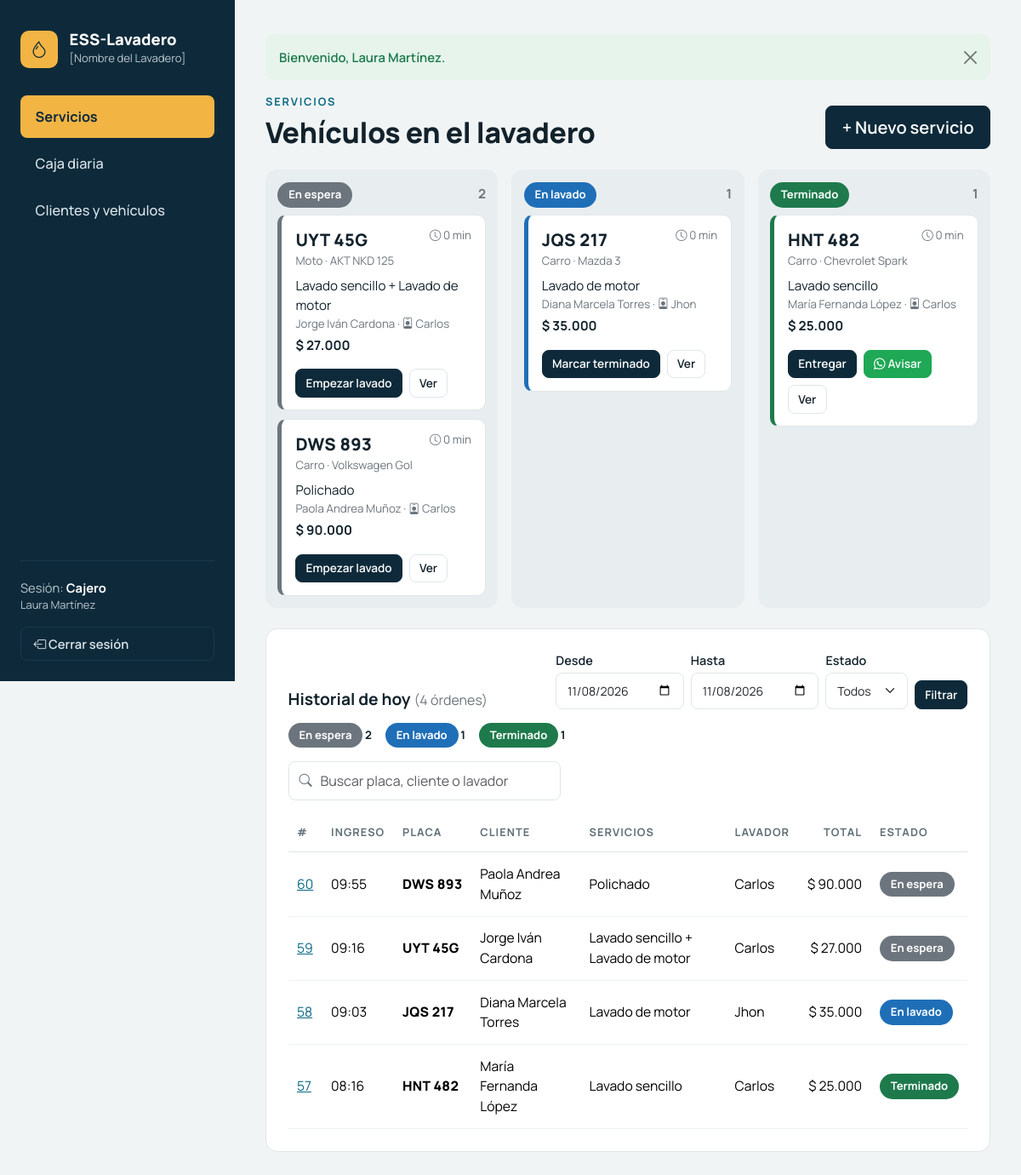
Before: /index.php?c=orden&a=index (signed in) with the older database file.
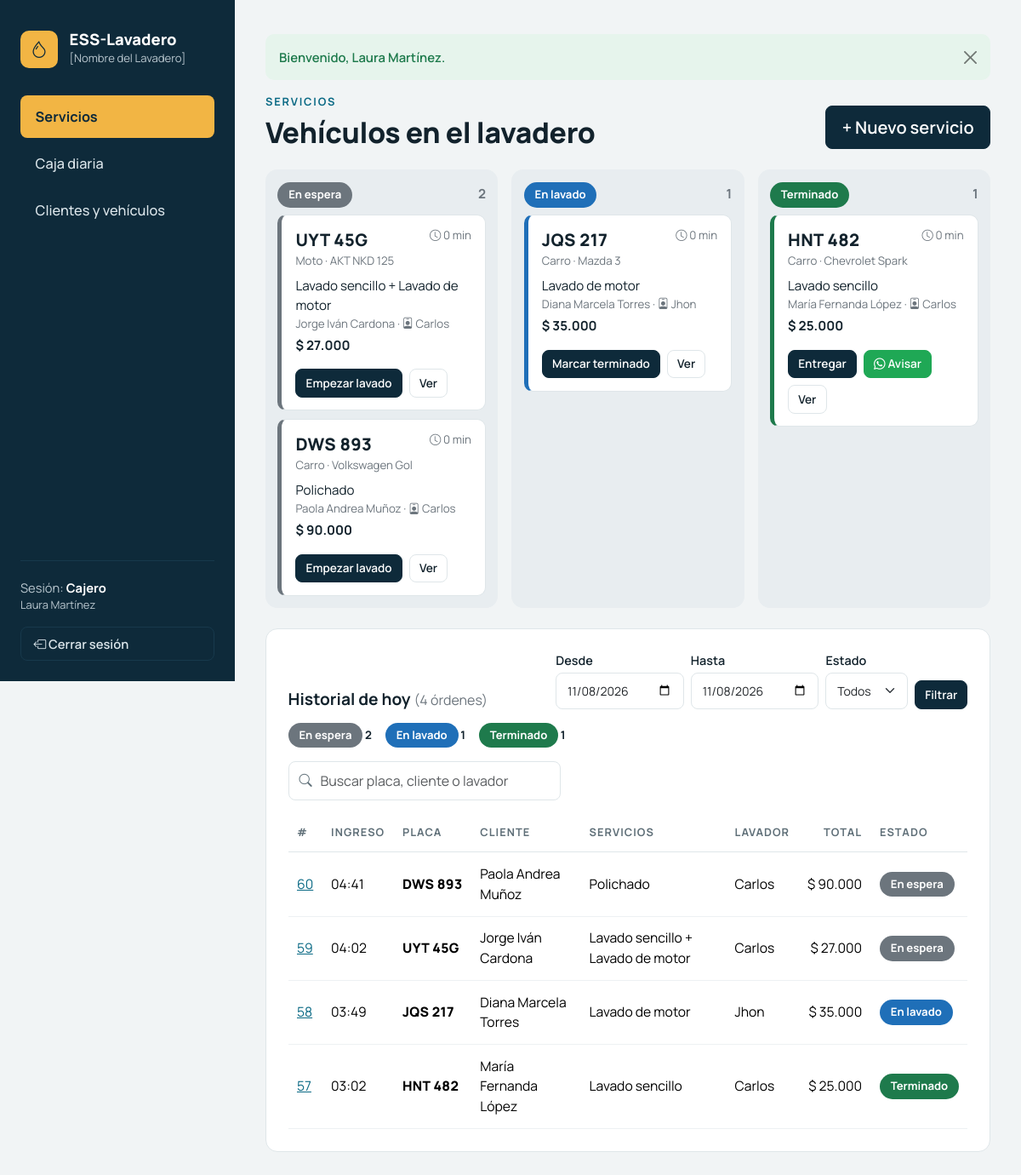
After: the same page with the newer database file.
### tables this page shows
CREATE TABLE usuarios (
    id              INT UNSIGNED AUTO_INCREMENT PRIMARY KEY,
    nombre          VARCHAR(100) NOT NULL,
    usuario         VARCHAR(50)  NOT NULL,               
    password_hash   VARCHAR(255) NOT NULL,               
    rol             ENUM('dueno','cajero','lavador') NOT NULL,
    telefono        VARCHAR(20)  NULL,
    activo          TINYINT(1)   NOT NULL DEFAULT 1,     
    ultimo_acceso   DATETIME     NULL,
    creado_en       DATETIME     NOT NULL DEFAULT CURRENT_TIMESTAMP,
    actualizado_en  DATETIME     NULL ON UPDATE CURRENT_TIMESTAMP,
    UNIQUE KEY uq_usuarios_usuario (usuario),
    KEY idx_usuarios_rol (rol)
);

CREATE TABLE ordenes (
    id              INT UNSIGNED AUTO_INCREMENT PRIMARY KEY,
    vehiculo_id     INT UNSIGNED NOT NULL,
    lavador_id      INT UNSIGNED NOT NULL,               
    creado_por      INT UNSIGNED NOT NULL,               
    estado          ENUM('en_espera','en_lavado','terminado','entregado','cancelada')
                    NOT NULL DEFAULT 'en_espera',
    total           DECIMAL(12,2) NOT NULL DEFAULT 0,    
    observaciones   VARCHAR(255) NULL,
    fecha_ingreso   DATETIME     NOT NULL DEFAULT CURRENT_TIMESTAMP,
    actualizado_en  DATETIME     NULL ON UPDATE CURRENT_TIMESTAMP,
    KEY idx_ordenes_fecha (fecha_ingreso),
    KEY idx_ordenes_estado (estado),
    KEY idx_ordenes_lavador_estado (lavador_id, estado),
    CONSTRAINT fk_ordenes_vehiculo FOREIGN KEY (vehiculo_id)
        REFERENCES vehiculos (id) ON UPDATE CASCADE ON DELETE RESTRICT,
    CONSTRAINT fk_ordenes_lavador FOREIGN KEY (lavador_id)
        REFERENCES usuarios (id) ON UPDATE CASCADE ON DELETE RESTRICT,
    CONSTRAINT fk_ordenes_creado_por FOREIGN KEY (creado_por)
        REFERENCES usuarios (id) ON UPDATE CASCADE ON DELETE RESTRICT
);

CREATE TABLE vehiculos (
    id              INT UNSIGNED AUTO_INCREMENT PRIMARY KEY,
    cliente_id      INT UNSIGNED NOT NULL,
    placa           VARCHAR(10)  NOT NULL,               
    tipo            ENUM('carro','moto') NOT NULL,
    marca           VARCHAR(50)  NULL,
    color           VARCHAR(30)  NULL,
    creado_en       DATETIME     NOT NULL DEFAULT CURRENT_TIMESTAMP,
    actualizado_en  DATETIME     NULL ON UPDATE CURRENT_TIMESTAMP,
    UNIQUE KEY uq_vehiculos_placa (placa),
    KEY idx_vehiculos_tipo (tipo),
    CONSTRAINT fk_vehiculos_cliente FOREIGN KEY (cliente_id)
        REFERENCES clientes (id) ON UPDATE CASCADE ON DELETE RESTRICT
);

CREATE TABLE clientes (
    id              INT UNSIGNED AUTO_INCREMENT PRIMARY KEY,
    nombre          VARCHAR(100) NOT NULL,
    telefono        VARCHAR(20)  NOT NULL,               
    creado_en       DATETIME     NOT NULL DEFAULT CURRENT_TIMESTAMP,
    actualizado_en  DATETIME     NULL ON UPDATE CURRENT_TIMESTAMP,
    KEY idx_clientes_nombre (nombre),
    KEY idx_clientes_telefono (telefono)
);

### app/views/ordenes/_tarjeta.php (the view, shortened to what the rows shown need)
<?php
$siguiente = texto_siguiente_estado($o['estado']);
$whatsapp  = $o['estado'] === 'terminado' ? whatsapp_url($o['telefono'], $o['placa']) : null;
?>
<div class="orden-tarjeta estado-borde-<?= e($o['estado']) ?>">
    <div class="d-flex justify-content-between align-items-start gap-2">
        <div>
            <a class="placa fs-5 text-decoration-none text-reset" href="<?= url('orden', 'ver', ['id' => $o['id']]) ?>">
                <?= e(placa_formato($o['placa'])) ?>
            </a>
            <div class="small text-secondary"><?= e(ucfirst($o['tipo'])) ?> · <?= e($o['marca'] ?? '') ?></div>
        </div>
        <span class="small text-secondary text-nowrap" title="Tiempo en este estado">
            <i class="bi bi-clock"></i> <?= e(tiempo_desde($o['fecha_estado'] ?? $o['fecha_ingreso'])) ?>
        </span>
    </div>
    <div class="mt-2"><?= e($o['servicios']) ?></div>
    <div class="small text-secondary">
        <?= e($o['cliente']) ?> · <i class="bi bi-person-badge"></i> <?= e(explode(' ', $o['lavador'])[0]) ?>
    </div>
    <div class="fw-bold mt-1"><?= pesos($o['total']) ?></div>
    <div class="d-flex flex-wrap gap-2 mt-3">
        <?php if ($siguiente): ?>
            <form method="post" action="<?= url('orden', 'estado') ?>">
                <button type="submit" class="btn btn-sm btn-ess"><?= e($siguiente) ?></button>
            </form>
        <?php endif; ?>
        <?php if ($whatsapp): ?>
            <a class="btn btn-sm btn-whatsapp" href="<?= e($whatsapp) ?>" target="_blank" rel="noopener">
                <i class="bi bi-whatsapp"></i> Avisar
            </a>
        <?php endif; ?>
        <a class="btn btn-sm btn-ess-borde" href="<?= url('orden', 'ver', ['id' => $o['id']]) ?>">Ver</a>
    </div>
</div>

### app/views/layouts/header.php (shortened to what the rows shown need)
<?php
$menuActivo    = $menuActivo ?? '';
$usuarioActual = $usuarioActual ?? null;
$rolActual     = $usuarioActual['rol'] ?? '';
?>
<!DOCTYPE html>
<html lang="es">
<head>
    <link href="https://cdn.jsdelivr.net/npm/bootstrap@5.3.3/dist/css/bootstrap.min.css" rel="stylesheet">
    <link href="https://cdn.jsdelivr.net/npm/bootstrap-icons@1.11.3/font/bootstrap-icons.min.css" rel="stylesheet">
    <link href="<?= recurso('css/estilos.css') ?>" rel="stylesheet">
</head>
<body<?= !empty($autorecarga) ? ' data-autorecarga="' . (int) $autorecarga . '"' : '' ?>>
<div class="app">
    <?php if ($usuarioActual): ?>
    <aside class="sidebar offcanvas-lg offcanvas-start" tabindex="-1" id="menuLateral">
        <div class="sidebar-cuerpo">
            <div class="d-flex justify-content-between align-items-start">
                <a class="marca" href="<?= url() ?>">
                    <span class="marca-icono"><i class="bi bi-droplet"></i></span>
                    <span>
                        <span class="marca-nombre"><?= e(APP_NOMBRE) ?></span>
                        <span class="marca-negocio"><?= e(NEGOCIO_NOMBRE) ?></span>
                    </span>
                </a>
            </div>
            <ul class="menu">
                <?php foreach (menu_por_rol($rolActual) as $opcion): ?>
                    <li>
                        <a href="<?= url($opcion['c']) ?>"
                           class="<?= $opcion['c'] === $menuActivo ? 'activo' : '' ?>">
                            <?= e($opcion['texto']) ?>
                        </a>
                    </li>
                <?php endforeach; ?>
            </ul>
            <div class="sidebar-pie">
                Sesión: <strong><?= e(rol_texto($rolActual)) ?></strong>
                <div class="small mb-3"><?= e($usuarioActual['nombre']) ?></div>
                <form method="post" action="<?= url('auth', 'logout') ?>">
                    <button type="submit" class="btn-salir">
                        <i class="bi bi-box-arrow-left"></i> Cerrar sesión
                    </button>
                </form>
            </div>
        </div>
    </aside>
    <?php endif; ?>
    <main class="contenido">

### app/views/ordenes/index.php (shortened to what the rows shown need)
<?php
require VIEWS_PATH . 'layouts/header.php';
$columnas = ['en_espera' => [], 'en_lavado' => [], 'terminado' => []];
foreach ($activas as $o) {
    $columnas[$o['estado']][] = $o;
}
$esHoy = $filtros['desde'] === date('Y-m-d') && $filtros['hasta'] === date('Y-m-d');
?>
<div class="d-flex flex-wrap justify-content-between align-items-end gap-3 mb-4">
    <div>
        <h1 class="titulo-pagina">Vehículos en el lavadero</h1>
    </div>
</div>
<div class="row g-3 mb-4">
    <?php foreach ($columnas as $estado => $ordenes): ?>
        <div class="col-lg-4">
            <div class="columna-estado">
                <div class="d-flex justify-content-between align-items-center mb-2">
                    <?= estado_badge($estado) ?>
                    <span class="fw-bold text-secondary"><?= count($ordenes) ?></span>
                </div>
                <?php foreach ($ordenes as $o): ?>
                    <?php require VIEWS_PATH . 'ordenes/_tarjeta.php'; ?>
                <?php endforeach; ?>
            </div>
        </div>
    <?php endforeach; ?>
</div>
<div class="tarjeta">
    <div class="d-flex flex-wrap justify-content-between align-items-end gap-3 mb-3">
        <h2 class="tarjeta-titulo mb-0">
            Historial <?= $esHoy ? 'de hoy' : '' ?>
            <span class="text-secondary fw-normal fs-6">(<?= count($historial) ?> órdenes)</span>
        </h2>
    </div>
    <div class="d-flex flex-wrap gap-3 mb-3 small">
        <?php foreach ($conteo as $est => $n): ?>
            <?php if ($n): ?><span><?= estado_badge($est) ?> <strong><?= $n ?></strong></span><?php endif; ?>
        <?php endforeach; ?>
    </div>
    <?php if (!$historial): ?>
        <p class="text-secondary mb-0">No hay órdenes en este periodo.</p>
    <?php else: ?>
        <div class="table-responsive">
            <table class="table tabla-ess" id="tablaHistorial">
                <thead>
                <tr>
                    <th>#</th>
                    <th>Ingreso</th>
                    <th>Placa</th>
                    <th>Cliente</th>
                    <th>Servicios</th>
                    <th>Lavador</th>
                    <th class="text-end">Total</th>
                    <th>Estado</th>
                </tr>
                </thead>
                <tbody>
                <?php foreach ($historial as $o): ?>
                    <tr>
                        <td><a href="<?= url('orden', 'ver', ['id' => $o['id']]) ?>"><?= (int) $o['id'] ?></a></td>
                        <td class="text-nowrap"><?= e(date($esHoy ? 'H:i' : 'd/m H:i', strtotime($o['fecha_ingreso']))) ?></td>
                        <td class="placa"><?= e(placa_formato($o['placa'])) ?><span class="d-none"><?= e($o['placa']) ?></span></td>
                        <td><?= e($o['cliente']) ?></td>
                        <td><?= e($o['servicios']) ?></td>
                        <td><?= e(explode(' ', $o['lavador'])[0]) ?></td>
                        <td class="text-end text-nowrap"><?= pesos($o['total']) ?></td>
                        <td><?= estado_badge($o['estado']) ?></td>
                    </tr>
                <?php endforeach; ?>
                </tbody>
            </table>
        </div>
    <?php endif; ?>
</div>
<?php require VIEWS_PATH . 'layouts/footer.php'; ?>

### app/helpers/funciones.php (shortened to what the rows shown need)
<?php
function e($texto): string
{
    return htmlspecialchars((string) $texto, ENT_QUOTES, 'UTF-8');
}
function pesos($valor): string
{
    return '$ ' . number_format((float) $valor, 0, ',', '.');
}
function url(string $controlador = '', string $accion = '', array $extra = []): string
{
    $parametros = [];
    if ($controlador !== '') {
        $parametros['c'] = $controlador;
    }
    if ($accion !== '') {
        $parametros['a'] = $accion;
    }
    $parametros += $extra;
    return BASE_URL . 'index.php' . ($parametros ? '?' . http_build_query($parametros) : '');
}
function recurso(string $ruta): string
{
    return BASE_URL . 'public/' . ltrim($ruta, '/');
}
function placa_formato(string $placa): string
{
    return strlen($placa) === 6 ? substr($placa, 0, 3) . ' ' . substr($placa, 3) : $placa;
}
function duracion_texto(int $minutos): string
{
    if ($minutos < 60) {
        return $minutos . ' min';
    }
    $horas = intdiv($minutos, 60);
    $resto = $minutos % 60;
    return $horas . ' h' . ($resto ? ' ' . $resto . ' min' : '');
}
function estado_texto(string $estado): string
{
    $textos = [
        'en_espera' => 'En espera',
        'en_lavado' => 'En lavado',
        'terminado' => 'Terminado',
        'entregado' => 'Entregado',
        'cancelada' => 'Cancelada',
    ];
    return $textos[$estado] ?? $estado;
}
function estado_badge(string $estado): string
{
    return '<span class="estado estado-' . e($estado) . '">' . e(estado_texto($estado)) . '</span>';
}
function rol_texto(string $rol): string
{
    return ['dueno' => 'Dueño', 'cajero' => 'Cajero', 'lavador' => 'Lavador'][$rol] ?? $rol;
}
function whatsapp_url(?string $telefono, string $placa): ?string
{
    $mensaje = 'Su vehículo ' . placa_formato($placa) . ' está listo';
    return 'https://wa.me/' . WHATSAPP_PREFIJO . $telefono . '?text=' . rawurlencode($mensaje);
}
function tiempo_desde(string $fecha): string
{
    $minutos = max(0, (int) floor((time() - strtotime($fecha)) / 60));
    return duracion_texto($minutos);
}
function texto_siguiente_estado(string $estado): string
{
    return [
        'en_espera' => 'Empezar lavado',
        'en_lavado' => 'Marcar terminado',
        'terminado' => 'Entregar',
    ][$estado] ?? '';
}
function menu_por_rol(string $rol): array
{
    $menus = [
        'dueno' => [
            ['c' => 'tablero',   'texto' => 'Tablero'],
            ['c' => 'orden',     'texto' => 'Servicios'],
            ['c' => 'caja',      'texto' => 'Caja diaria'],
            ['c' => 'cliente',   'texto' => 'Clientes y vehículos'],
            ['c' => 'catalogo',  'texto' => 'Catálogo'],
            ['c' => 'insumo',    'texto' => 'Insumos'],
            ['c' => 'equipo',    'texto' => 'Equipos'],
            ['c' => 'reporte',   'texto' => 'Reportes'],
            ['c' => 'usuario',   'texto' => 'Usuarios'],
        ],
        'cajero' => [
            ['c' => 'orden',     'texto' => 'Servicios'],
            ['c' => 'caja',      'texto' => 'Caja diaria'],
            ['c' => 'cliente',   'texto' => 'Clientes y vehículos'],
        ],
        'lavador' => [
            ['c' => 'lavador',   'texto' => 'Mi cola'],
        ],
    ];
    return $menus[$rol] ?? [];
}

Changed rows visible on the page:
changed ordenes "UYT 45G": fecha_ingreso "09:16" → "04:02"
changed ordenes "DWS 893": fecha_ingreso "09:55" → "04:41"
changed ordenes "Marcar terminado": fecha_ingreso "09:03" → "03:49"
changed ordenes "Entregar": fecha_ingreso "08:16" → "03:02"
